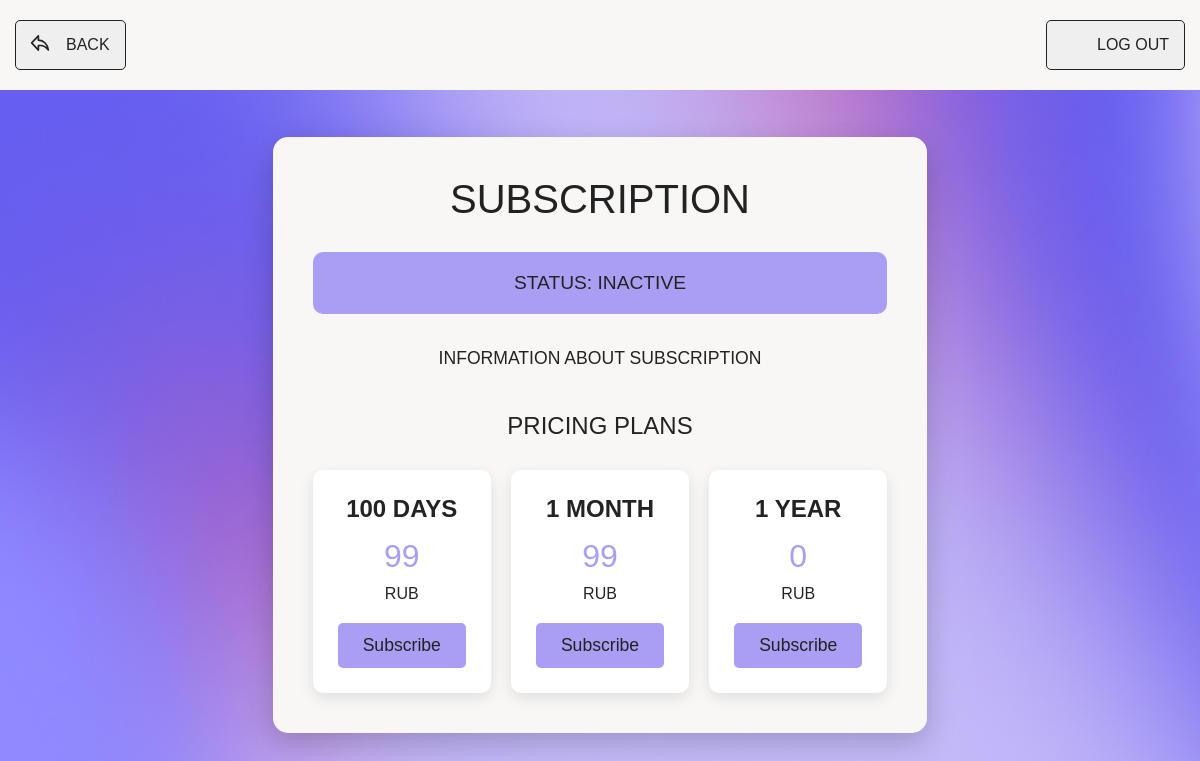
Before: /sub/subs-shop (signed in) with the older database file.
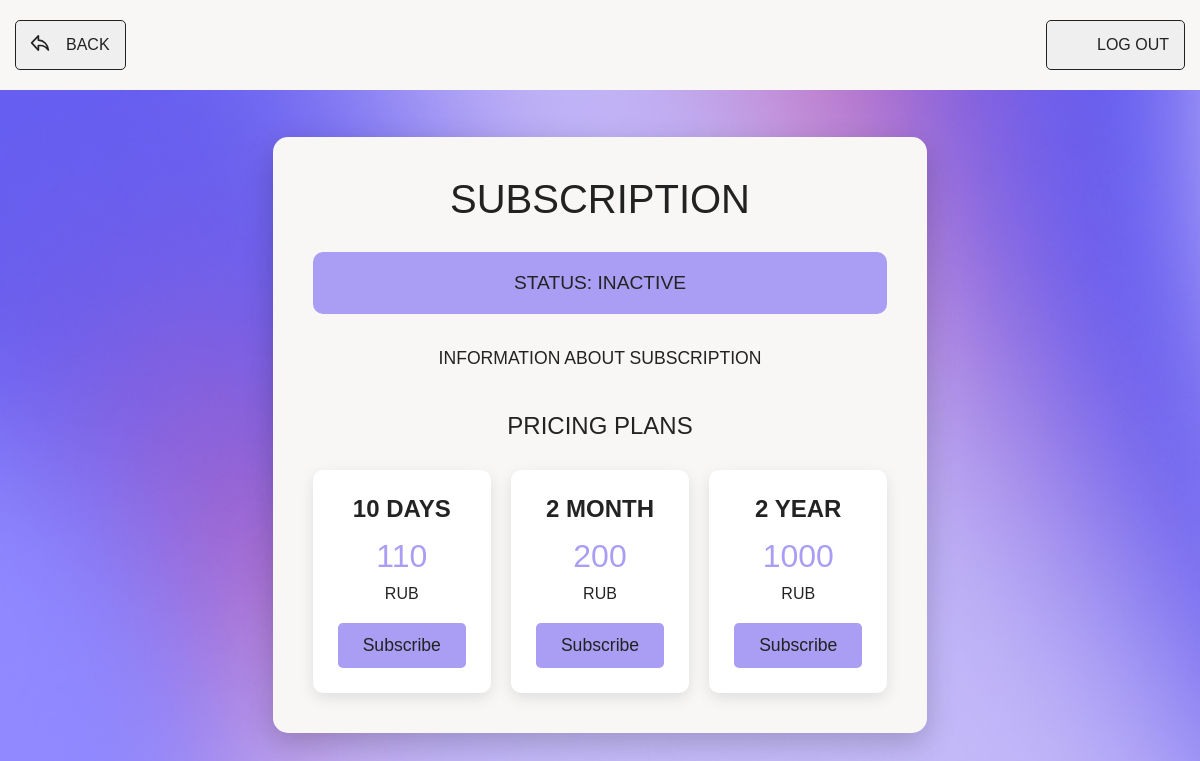
After: the same page with the newer database file.
### project1/models.py (models this page shows, shortened)
class Sub(db.Model):
    __tablename__ = 'Sub'
    id = db.Column(db.Integer, primary_key=True)
    title = db.Column(db.String, nullable = False, unique=True)
    duration_days = db.Column(db.Integer, nullable=False)
    duration_months = db.Column(db.Integer, nullable=False)
    duration_years = db.Column(db.Integer, nullable=False)
    cost = db.Column(db.Integer, nullable=False)

### project1/routes/sub.py (the view)
@sub_bp.route('/subs-shop', methods = ["GET", "POST"])
@login_required
def subs_shop():
    sub1, sub2, sub3  = Sub.query.all()
    return render_template("user_subscription.html",
                           title = "Подписка",
                           sub1 = sub1,
                           sub2 = sub2,
                           sub3 = sub3)

### project1/models.py (called while the page is built)
@login_manager.user_loader
def load_user(user_id):
    user_type, _, user_id = user_id.partition(":")
    if user_type == "user":
        return User.query.get(int(user_id))
    elif user_type == "admin":
        return Admin.query.get(int(user_id))
    return None

    def is_active(self):
        return self.date_end != None

### project1/templates/user_subscription.html
{% extends "layout.html"%}
{% block styles%}
<link rel="stylesheet" href="{{url_for('static', filename = 'user_subscription.css')}}">
    {% endblock styles%}
        {% block links%}
        <div class="shapka-field">
            <div class="back-logo">
                <img src="{{url_for('static', filename = 'images/back.svg')}}" alt="Back">
            </div>
            <a href = "{{url_for('common.account')}}"><button type="button" class="auth-button">BACK</button></a>
        </div>
        <a href ="{{url_for('common.logout')}}"><button type="button" class="auth-button"> LOG OUT</button></a>
        {% endblock links%}
    {% block content %}
    <div class="subscription-container">
        <div class="subscription-header">SUBSCRIPTION</div>
        <div class="status-section">
            STATUS: {%if current_user.is_active()%} ACTIVE {%else%} INACTIVE {%endif%}
        </div>
        <div class="info-section">
            INFORMATION ABOUT SUBSCRIPTION
        </div>
        <div class="pricing-title">PRICING PLANS</div>
        <div class="pricing-plans">
            <div class="plan">
                <div class="plan-title">{{sub1.duration_days}} DAYS</div>
                <div class="plan-price"> {{sub1.cost}}</div>
                <div class="plan-period">RUB</div>
                <button class="subscribe-button">Subscribe</button>
            </div>
            <div class="plan">
                <div class="plan-title">{{sub2.duration_months}} MONTH</div>
                <div class="plan-price">{{sub2.cost}}</div>
                <div class="plan-period">RUB</div>
                <button class="subscribe-button">Subscribe</button>
            </div>
            <div class="plan">
                <div class="plan-title">{{sub3.duration_years}} YEAR</div>
                <div class="plan-price">{{sub3.cost}}</div>
                <div class="plan-period">RUB</div>
                <button class="subscribe-button">Subscribe</button>
            </div>
        </div>
    </div>
    {% endblock content%}

### project1/templates/layout.html (shortened to what this page needs)
<!DOCTYPE html>
<html lang="en">
<head>
    <link rel="stylesheet" href="{{url_for('static', filename='user.css')}}">
    {%block styles%}
    {%endblock styles%}
</head>
<body>
<div class="user-page">
    <div class="shapka-container">
    {% block links %}
    {% endblock links%}
    </div>
        {%block content%}
    {% endblock content%}
</div>
</body>
</html>

### project1/static/user.css (style rules this page uses)
:root { --primary-color: #232222; --text-color: #f9f7f5; --border-color: #232222; --button-bg: #f9f7f5; --button-text: #232222; --shapka-bg: #f9f7f5; }
* { box-sizing: border-box; margin: 0; padding: 0; }
body { font-family: 'Montserrat', sans-serif; background-color: var(--primary-color); color: var(--text-color); min-height: 100vh; display: flex; justify-content: center; align-items: center; }
.user-page { width: 100%; max-width: 400px; padding: 20px; display: flex; flex-direction: column; align-items: center; }
.shapka-container { background-color: var(--shapka-bg); position: fixed; top: 0; left: 0; right: 0; padding: 20px 15px; display: flex; justify-content: space-between; align-items: center; z-index: 1000; }
.shapka-field { display: flex; align-items: center; }
.auth-button { padding: 15px 15px 15px 50px; color: var(--button-text); border: 1px solid var(--border-color); border-radius: 5px; font-size: 1rem; font-weight: 500; cursor: pointer; transition: all 0.3s ease; text-align: left; position: relative; }

### project1/static/user_subscription.css (style rules this page uses)
:root { --primary-color: #232222; --text-color: #232323; --border-color: #232222; --button-bg: #f9f7f5; --button-text: #232222; --shapka-bg: #f9f7f5; --account-bg: #f9f7f5; }
* { box-sizing: border-box; margin: 0; padding: 0; }
body { font-family: 'Montserrat', sans-serif; background: url('./../static/images/fon.svg') no-repeat center center fixed; color: var(--text-color); background-size: cover; margin: 0; min-height: 100vh; display: flex; justify-content: center; align-items: center; }
.user-page { display: flex; flex-direction: column; align-items: center; width: 100%; min-height: 700px; max-width: 1600px; padding: 0 20px; }
.shapka-container { background-color: var(--shapka-bg); position: fixed; top: 0; left: 0; right: 0; padding: 20px 15px; display: flex; justify-content: space-between; align-items: center; z-index: 1000; }
.shapka-field { display: flex; align-items: center; }
.back-logo { position: absolute; left: 30px; top: 50%; margin: auto; transform: translateY(-50%); z-index: 1; }
.back-logo img { width: 20px; height: 20px; }
.auth-button { padding: 15px 15px 15px 50px; color: var(--button-text); border: 1px solid var(--border-color); border-radius: 5px; font-size: 1rem; font-weight: 500; cursor: pointer; transition: all 0.3s ease; text-align: left; position: relative; }
.subscription-container { background-color: #f9f7f5; border-radius: 15px; padding: 40px; max-width: 800px; margin: 120px auto 50px; box-shadow: 0 10px 30px rgba(0, 0, 0, 0.2); }
.subscription-header { font-size: 2.5rem; text-align: center; margin-bottom: 30px; color: #232222; }
.status-section { background-color: rgba(169, 158, 244); padding: 20px; border-radius: 10px; margin-bottom: 30px; text-align: center; font-size: 1.2rem; }
.info-section { margin-bottom: 40px; text-align: center; font-size: 1.1rem; line-height: 1.6; }
.pricing-plans { display: flex; justify-content: space-between; gap: 20px; margin-top: 30px; }
.plan { background-color: white; border-radius: 10px; padding: 25px; flex: 1; text-align: center; box-shadow: 0 5px 15px rgba(0, 0, 0, 0.1); transition: transform 0.3s ease; }
.plan-title { font-size: 1.5rem; margin-bottom: 15px; font-weight: 600; }
.plan-price { font-size: 2rem; font-weight: 500; color: #a99ef4; margin-bottom: 10px; }
.plan-period { font-size: 1rem; color: #232323; }
.subscribe-button { background-color: #a99ef4; color: #232222; border: none; padding: 12px 25px; border-radius: 5px; font-size: 1.1rem; cursor: pointer; margin-top: 20px; transition: background-color 0.3s ease; }
.pricing-title { text-align: center; font-size: 1.5rem; }

Changed rows visible on the page:
changed Sub (number 1 of 3 on the later page): duration_days "100" → "10"; cost "99" → "110"
changed Sub (number 2 of 3 on the later page): duration_months "1" → "2"; cost "99" → "200"
changed Sub (number 3 of 3 on the later page): duration_years "1" → "2"; cost "0" → "1000"
